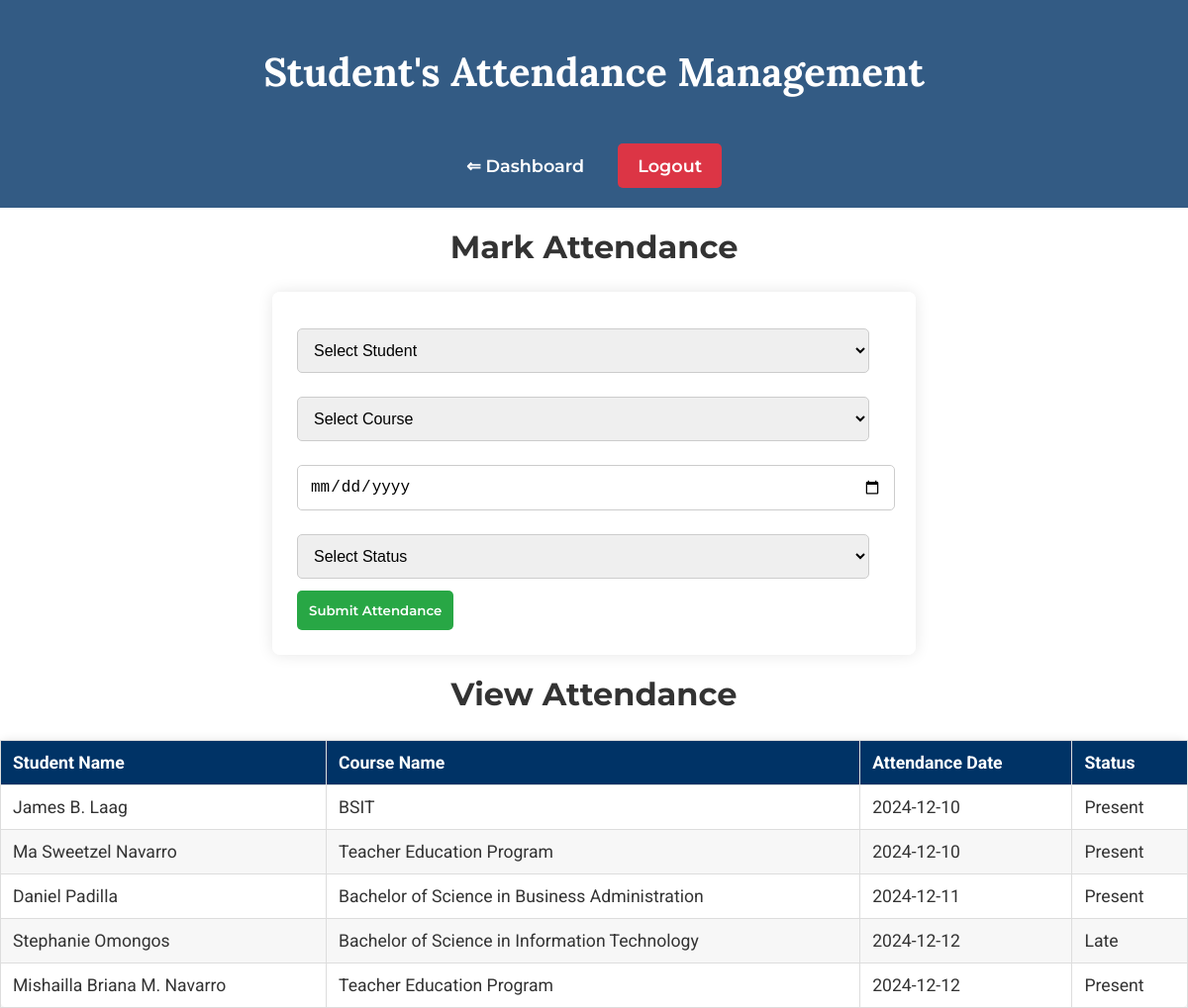
/student_attendance.php (signed in), run on the app's committed database.
### tables this page shows
CREATE TABLE `attendance` (
  `id` int(11) NOT NULL,
  `student_id` int(11) DEFAULT NULL,
  `course_id` int(11) DEFAULT NULL,
  `attendance_date` date DEFAULT NULL,
  `status` enum('Present','Absent','Late') NOT NULL
);

CREATE TABLE `students` (
  `id` int(11) NOT NULL,
  `name` varchar(100) DEFAULT NULL,
  `email` varchar(100) DEFAULT NULL,
  `phone` varchar(15) DEFAULT NULL
);

CREATE TABLE `courses` (
  `id` int(11) NOT NULL,
  `course_name` varchar(255) NOT NULL,
  `course_code` varchar(50) NOT NULL
);

### student_attendance.php (the view, shortened to what this page needs)
<?php
include('db_connection.php');
?>
<!DOCTYPE html>
<html lang="en">
<head>
</head>
<body>
    <header>
        <h1>Student's Attendance Management</h1>
        <nav>
            <a href="dashboard.php">⇐ Dashboard</a>
            <a class="logout" href="logout.php">Logout</a>
        </nav>
    </header>
    <div class="container">
        <h2>Mark Attendance</h2>
        <form method="POST" action="">
            <select name="student_id" required>
                <option value="">Select Student</option>
            </select>
            <select name="course_id" required>
                <option value="">Select Course</option>
            </select>
            <input type="date" name="attendance_date" required>
            <select name="status" required>
                <option value="">Select Status</option>
            </select>
            <button type="submit" name="submit_attendance">Submit Attendance</button>
        </form>
        <h2>View Attendance</h2>
        <table>
            <thead>
                <tr>
                    <th>Student Name</th>
                    <th>Course Name</th>
                    <th>Attendance Date</th>
                    <th>Status</th>
                </tr>
            </thead>
            <tbody>
                <?php
                $attendance_query = "
                    SELECT s.name AS student_name, c.course_name, a.attendance_date, a.status
                    FROM attendance a
                    JOIN students s ON a.student_id = s.id
                    JOIN courses c ON a.course_id = c.id
                ";
                $attendance_result = mysqli_query($conn, $attendance_query);
                while ($attendance = mysqli_fetch_assoc($attendance_result)): ?>
                    <tr>
                        <td><?php echo $attendance['student_name']; ?></td>
                        <td><?php echo $attendance['course_name']; ?></td>
                        <td><?php echo $attendance['attendance_date']; ?></td>
                        <td><?php echo $attendance['status']; ?></td>
                    </tr>
                <?php endwhile; ?>
            </tbody>
        </table>
    </div>
</body>
</html>

### student_attendance.php (style rules this page uses)
body { font-family: 'Roboto', sans-serif; background: url('https://getwallpapers.com/wallpaper/full/c/4/0/799269-vista-desktop-wallpaper-1920x1080-windows-10.jpg') no-repeat center center fixed; background-size: cover; color: #333; margin: 0; padding: 0; }
header { background: rgba(0, 51, 102, 0.8); color: white; padding: 20px; text-align: center; font-family: 'Montserrat', sans-serif; }
h1 { font-size: 2.5rem; font-weight: 700; font-family: 'Lora', serif; }
nav a { color: white; text-decoration: none; margin: 0 15px; font-weight: 600; font-size: 1.1rem; }
h2 { text-align: center; font-size: 2rem; margin-top: 20px; font-family: 'Montserrat', sans-serif; color: #333; }
table { width: 100%; border-collapse: collapse; margin-top: 20px; background-color: white; border-radius: 8px; box-shadow: 0 0 10px rgba(0, 0, 0, 0.1); }
th, td { padding: 12px; border: 1px solid #ddd; text-align: left; font-size: 1.1rem; }
th { background-color: #003366; color: white; font-weight: 700; }
tr:nth-child(even) { background-color: #f7f7f7; }
form { background: rgba(255, 255, 255, 0.9); padding: 25px; border-radius: 8px; box-shadow: 0 0 15px rgba(0, 0, 0, 0.1); margin: 20px auto; width: 50%; }
input, select { width: calc(100% - 22px); padding: 12px; margin: 12px 0; border: 1px solid #ccc; border-radius: 5px; font-size: 1rem; }
button { background: #28a745; color: white; border: none; padding: 12px; cursor: pointer; border-radius: 5px; font-weight: 600; font-family: 'Montserrat', sans-serif; }
.logout { display: inline-block; margin-top: 20px; padding: 12px 20px; background: #dc3545; color: white; text-decoration: none; border-radius: 5px; font-weight: 600; }

### data on the page
attendance: student.name "James B. Laag", course.course_name "BSIT", attendance_date "2024-12-10", status "Present"
attendance: student.name "Ma Sweetzel Navarro", course.course_name "Teacher Education Program", attendance_date "2024-12-10", status "Present"
attendance: student.name "Daniel Padilla", course.course_name "Bachelor of Science in Business Administration", attendance_date "2024-12-11", status "Present"
attendance: student.name "Stephanie Omongos", course.course_name "Bachelor of Science in Information Technology", attendance_date "2024-12-12", status "Late"
attendance: student.name "Mishailla Briana M. Navarro", course.course_name "Teacher Education Program", attendance_date "2024-12-12", status "Present"
